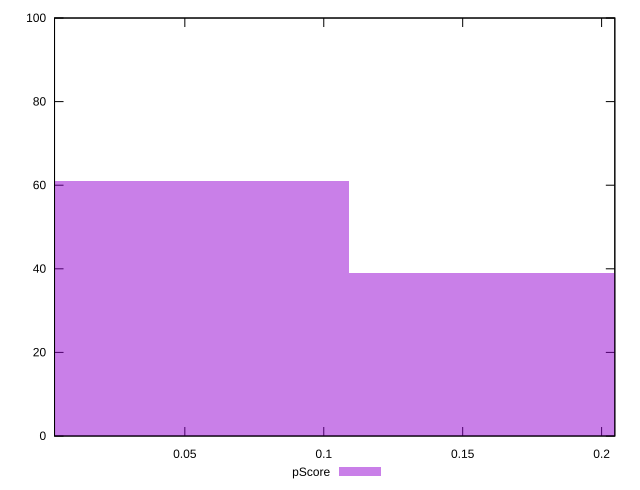

Recreate this plot in gnuplot.
reset

$pScore <<EOF
0 61
0.2184887910539265 39
EOF

set key outside below
set boxwidth 0.2184887910539265
set xrange [0.003101998964545827:0.2047569218238503]
set yrange [0:100]
set trange [0:100]
set style fill transparent solid 0.5 noborder
set terminal svg size 640, 490 enhanced background rgb 'white'
set output "report_00023_2021-02-20T12:14:57.249Z/cumulative-layout-shift/samples/pages+cached/pScore/histogram.svg"

plot $pScore title "pScore" with boxes

reset
